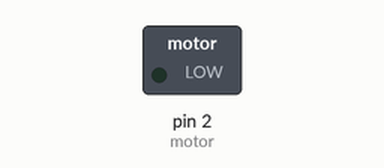
Bench run of a sketch on a simulated Arduino Uno, built with avr-gcc and run on an emulated ATmega328P. Shown: switched loads named in the sketch (green lamp = pin HIGH).

Above: at 2.5 s.
At 7.5 s:
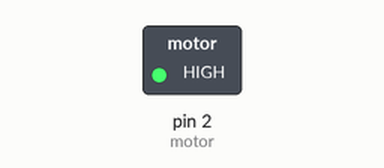
Timing chart, 0 to 13.0 s (numbered marks = the images above):
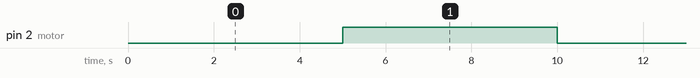

Measured:
- by itself, pin 2 (motor): alternates HIGH for 5.0 s and LOW for 5.0 s

The sketch:

3.5.ino
```cpp
int motor = 2;

void setup() {
  pinMode(motor , OUTPUT);
  digitalWrite(motor,HIGH);
  // put your setup code here, to run once:
}
void loop() {
  // put your main code here, to run repeatedly:
  digitalWrite(motor , LOW);
  delay(5000);
  digitalWrite(motor , HIGH);
  delay(5000);
}
```
